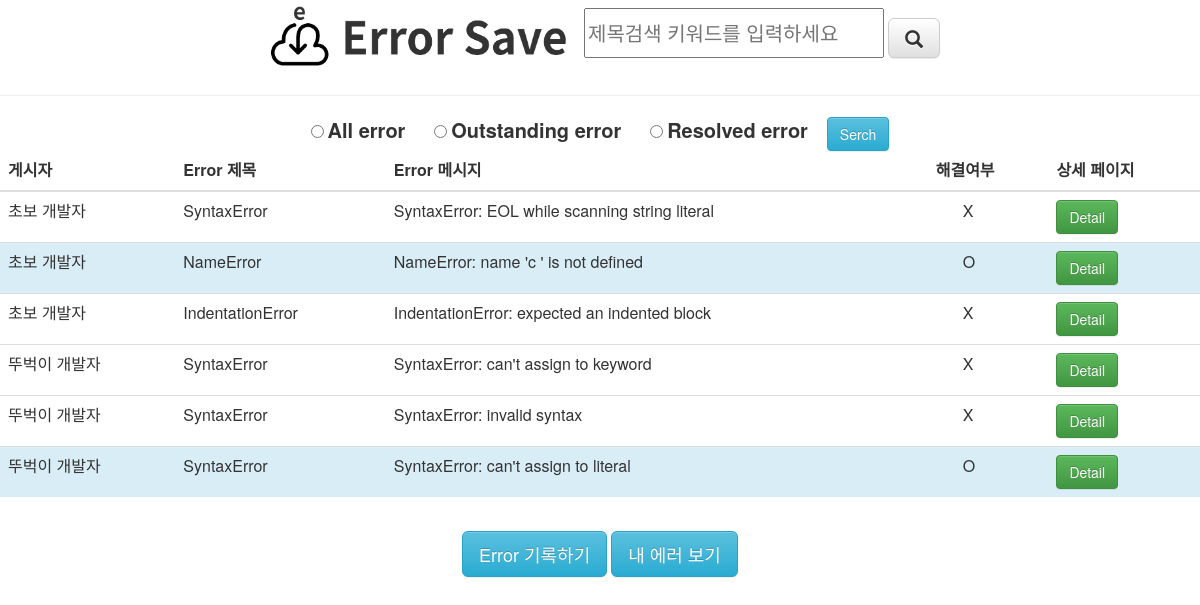
The app's page / (signed in), older data.
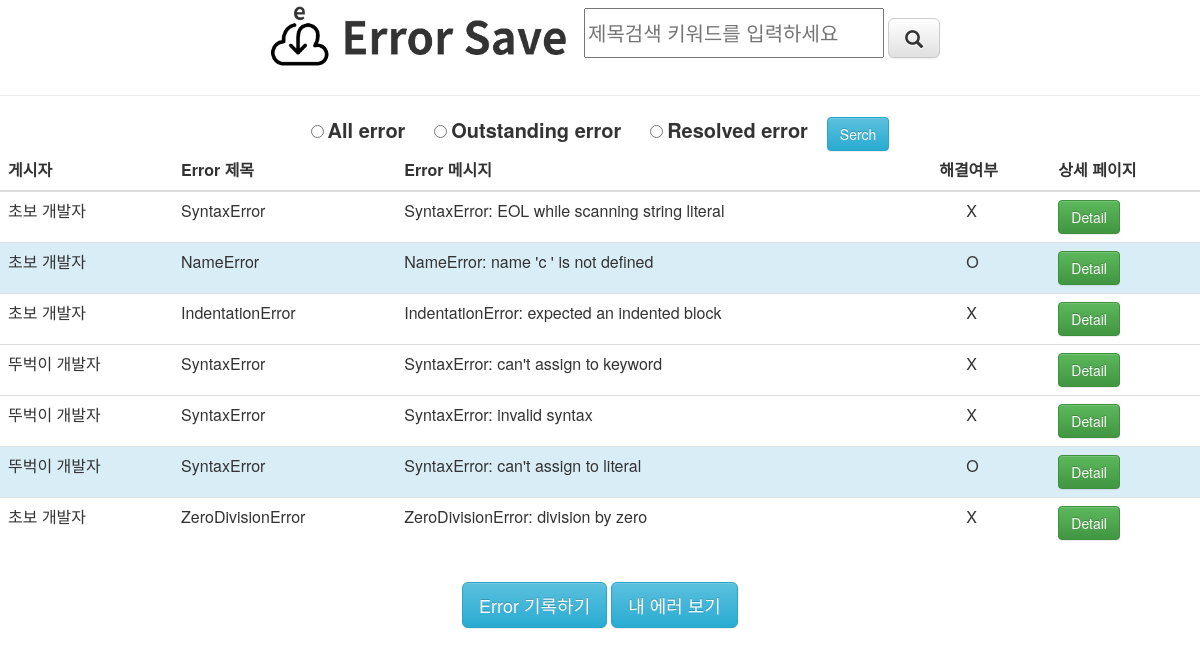
The same page, newer data.
### error_manage_system/models.py (models this page shows)
class User(models.Model):
    objects = models.Manager()
    user_name = models.CharField(max_length=20)
    user_email = models.EmailField(unique=True)
    user_password = models.CharField(max_length=100)
    user_validate = models.BooleanField(default=False)

class Error(models.Model):
    objects = models.Manager()
    title = models.CharField(max_length=225)
    message = models.TextField()
    code = models.TextField()
    status = models.BooleanField()
    description = models.TextField()

### error_manage_system/views.py (the view)
# urls.py: path('', views.index, name='index'),
def index(request):
    if 'user_id' in request.session.keys():
        if request.method=="POST":
            status_temp = request.POST.get('Filter')
            if status_temp == 'outstanding':
                status = False
                errors = Error.objects.filter(status=status)
            elif status_temp == 'resolved':
                status = True
                errors = Error.objects.filter(status=status)
            else:
                errors = Error.objects.all()
            content = {"errors": errors, "matchs": Match.objects.all(), "users": User.objects.all()}
            return render(request, 'error_manage_system/index.html', content)
        else:
            errors = Error.objects.all()
            content = {"errors": errors, "matchs": Match.objects.all(), "users": User.objects.all()}
            return render(request, 'error_manage_system/index.html', content)
    else:
        return redirect('main_signin')

### error_manage_system/templates/error_manage_system/index.html (shortened to what this page needs)
{% load static %}
<!DOCTYPE>
<html>
    <head>
        <link rel="stylesheet" href="https://maxcdn.bootstrapcdn.com/bootstrap/3.3.2/css/bootstrap.min.css">
        <link rel="stylesheet" href="https://maxcdn.bootstrapcdn.com/bootstrap/3.3.2/css/bootstrap-theme.min.css">
    </head>
    <body>
      <center>
          <form action="./search_title/" method="POST">{% csrf_token %}
            <a href="{% url 'index' %}">
              <img src="{% static 'img/logo.jpg' %}" alt="main page" height="75" width="320">
            </a>
            <input id="errorTitle" name="errorTitle" type="text" placeholder="제목검색 키워드를 입력하세요" style="width:300px;height:50px;font-size:20px;"/>
            <span>
                <button type="submit" class="btn btn-default btn-lg">
                    <span class="glyphicon glyphicon-search" aria-hidden="true"></span>
                </button>
            </span>
          </form>
          <hr/>
          <form  method="POST">  {% csrf_token%}
              <input type="radio" id="all" name="Filter" value="all">
              <label for="all" style="font-size:20px;padding-right: 25px;">All error</label>
              <input type="radio" id="outstanding" name="Filter" value="outstanding">
              <label for="outstanding" style="font-size:20px;padding-right: 25px;">Outstanding error</label>
              <input type="radio" id="resolved" name="Filter" value="resolved">
              <label for="resolved" style="font-size:20px;padding-right: 15px;">Resolved error</label>
              <button type="submit" class="btn btn-ms btn-info" value="Serch">Serch</button>
          <div class="table-responsive">
              <table class="table table table-hover">
                <thead>
                  <tr>
                    <th>게시자</th>
                    <th>Error 제목</th>
                    <th>Error 메시지</th>
                    <th>해결여부</th>
                    <th>상세 페이지</th>
                  </tr>
                </thead>
                <tbody>
                  {% for error in errors%}
                      {% for match in matchs%}
                        {% if error.id == match.error_id %}
                            {% for user in users %}
                                {% if match.user_id == user.id %}
                                    {% if error.status == False %}
                                    <tr>
                                        <td>{{user.user_name}}</td>
                                        <td>{{error.title}}</td>
                                        <td>{{error.message}}</td>
                                        <td style="padding-left: 35px;">X</td>
                                        <td><a href="{% url 'detailError' error.id %}" class="btn btn-success">Detail</a></td>
                                    </tr>
                                  {% else %}
                                    <tr class='info'>
                                      <td>{{user.user_name}}</td>
                                      <td>{{error.title}}</td>
                                      <td>{{error.message}}</td>
                                      <td style="padding-left: 35px;">O</td>
                                      <td><a href="{% url 'detailError' error.id %}" class="btn btn-success">Detail</a></td>
                                    </tr>
                                  {% endif %}
                                {% endif %}
                            {% endfor %}
                        {% endif %}
                      {% endfor %}
                    {% endfor %}
                </tbody>
              </table>
            </div>
          </form>
          <form>
              <a href="{% url 'logging_error' %}" class="btn btn-lg btn-info">Error 기록하기</a>
              <a href="{% url 'my_error' %}" class="btn btn-lg btn-info">내 에러 보기</a>
          </form>
        </center>
    </body>
</html>

Row changes from the older to the newer data that the page shows:
added Error: title "ZeroDivisionError", message "ZeroDivisionError: division by zero", User (user_name "초보 개발자")
added Match: User (user_name "초보 개발자")
